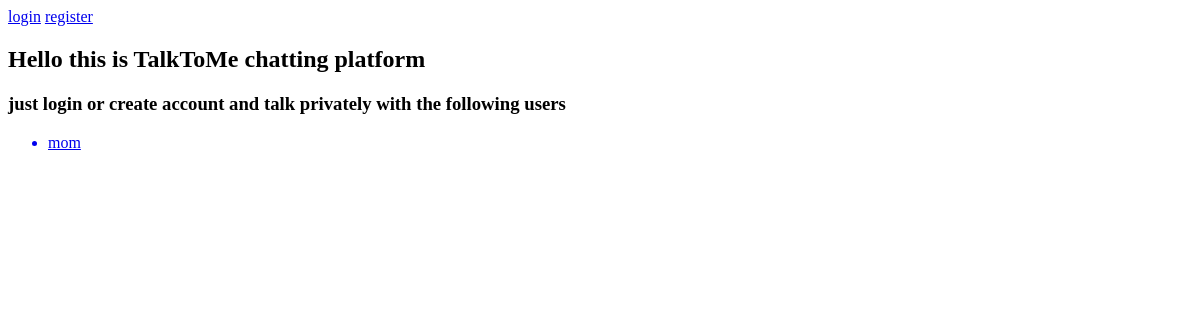
The app's page /, older data.
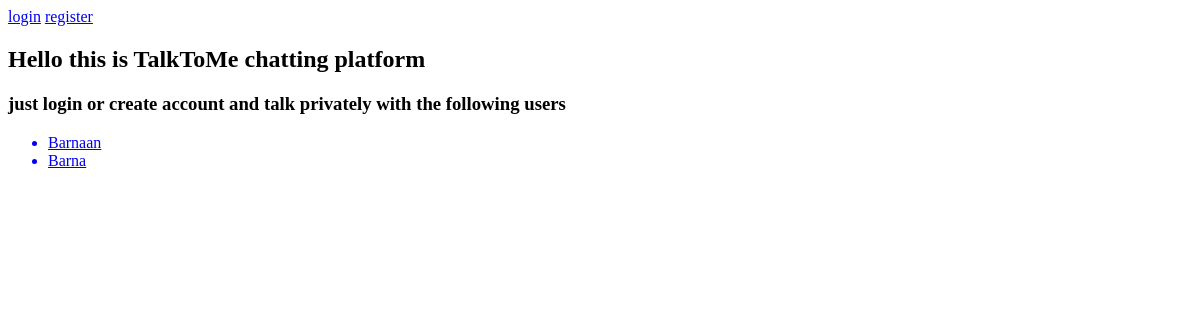
The same page, newer data.
### account/models.py (models this page shows)
class User(AbstractUser):
    phone_number = models.CharField(max_length=20, unique=True)
    profile_picture = models.ImageField(null=True, default="avatar.png")
    REQUIRED_FIELDS = []

### chat/views.py (the view)
# urls.py: path('', views.index,name="index"),
def index(request):
    users = User.objects.all()
    context = {'users' :users}
    return render(request,"chat/index.html",context)

### chat/templates/chat/index.html (shortened to what this page needs)
<!DOCTYPE html>
<html lang="en">
<head>
</head>
<body>
  {% if request.user.is_authenticated %}
<a href="{% url 'logout' %}"> Logout</a>
  {% else %}
  <a href="{% url 'login' %}"> login</a>
  <a href="{% url 'register' %}"> register</a>
  {% endif %}
  <h2> Hello this is TalkToMe  chatting platform </h2>
<h3> just login or create account and talk privately with the following users</h3>
<ul>
{% for user in users %}
<a href="chat/?q={{user.id}}"> <li>{{user.username}}</li> </a>
{% endfor %}
</ul>
</body>
</html>

Row changes from the older to the newer data that the page shows:
removed User: username "mom"
added User: username "Barnaan"
added User: username "Barna"
